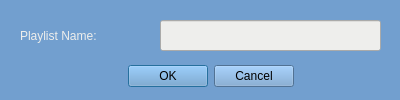
<?xml version="1.0" encoding="UTF-8"?>
<ui version="4.0">
 <class>Dialog</class>
 <widget class="QDialog" name="Dialog">
  <property name="windowModality">
   <enum>Qt::ApplicationModal</enum>
  </property>
  <property name="geometry">
   <rect>
    <x>0</x>
    <y>0</y>
    <width>400</width>
    <height>100</height>
   </rect>
  </property>
  <property name="windowTitle">
   <string>New Playlist</string>
  </property>
  <property name="styleSheet">
   <string notr="true">background-color: rgb(114, 159, 207);</string>
  </property>
  <widget class="QDialogButtonBox" name="buttonBox">
   <property name="geometry">
    <rect>
     <x>40</x>
     <y>60</y>
     <width>341</width>
     <height>32</height>
    </rect>
   </property>
   <property name="orientation">
    <enum>Qt::Horizontal</enum>
   </property>
   <property name="standardButtons">
    <set>QDialogButtonBox::Cancel|QDialogButtonBox::Ok</set>
   </property>
   <property name="centerButtons">
    <bool>true</bool>
   </property>
  </widget>
  <widget class="QLabel" name="label">
   <property name="geometry">
    <rect>
     <x>20</x>
     <y>20</y>
     <width>131</width>
     <height>31</height>
    </rect>
   </property>
   <property name="styleSheet">
    <string notr="true">color: rgb(238, 238, 236);
font: 14pt &quot;Ubuntu&quot;;</string>
   </property>
   <property name="text">
    <string>Playlist Name:</string>
   </property>
  </widget>
  <widget class="QLineEdit" name="lineEdit">
   <property name="geometry">
    <rect>
     <x>160</x>
     <y>20</y>
     <width>221</width>
     <height>31</height>
    </rect>
   </property>
   <property name="styleSheet">
    <string notr="true">background-color: rgb(238, 238, 236);
border-color: rgb(32, 74, 135);</string>
   </property>
   <property name="text">
    <string/>
   </property>
  </widget>
 </widget>
 <resources/>
 <connections>
  <connection>
   <sender>buttonBox</sender>
   <signal>accepted()</signal>
   <receiver>Dialog</receiver>
   <slot>accept()</slot>
   <hints>
    <hint type="sourcelabel">
     <x>248</x>
     <y>254</y>
    </hint>
    <hint type="destinationlabel">
     <x>157</x>
     <y>274</y>
    </hint>
   </hints>
  </connection>
  <connection>
   <sender>buttonBox</sender>
   <signal>rejected()</signal>
   <receiver>Dialog</receiver>
   <slot>reject()</slot>
   <hints>
    <hint type="sourcelabel">
     <x>316</x>
     <y>260</y>
    </hint>
    <hint type="destinationlabel">
     <x>286</x>
     <y>274</y>
    </hint>
   </hints>
  </connection>
 </connections>
</ui>
